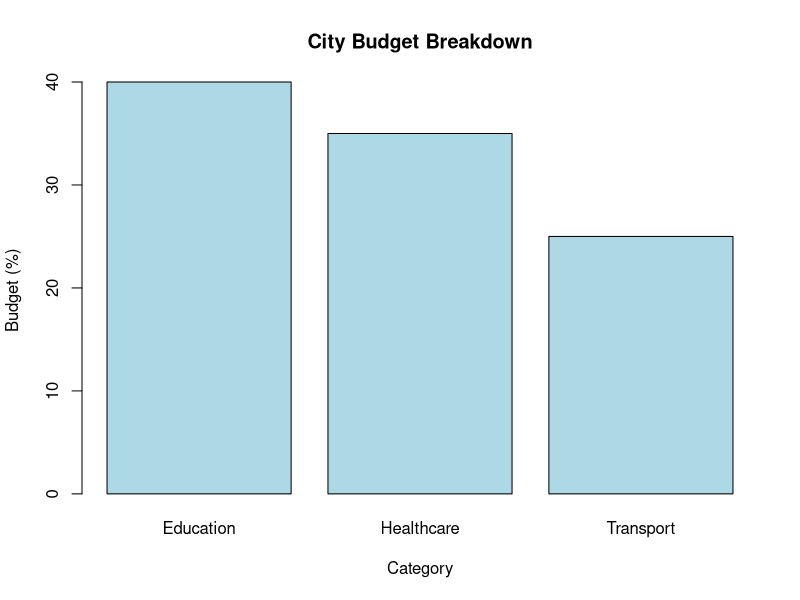

This chart was generated by the following R code:
# Problem 21: Treemap vs Simple Bar Chart

# Budget data
category <- c("Education", "Healthcare", "Transport")
budget <- c(40, 35, 25)

data <- data.frame(
  Category = category,
  Budget = budget
)

print(data)

# Simple bar chart
barplot(
  data$Budget,
  names.arg = data$Category,
  main = "City Budget Breakdown",
  xlab = "Category",
  ylab = "Budget (%)",
  col = "lightblue"
)
